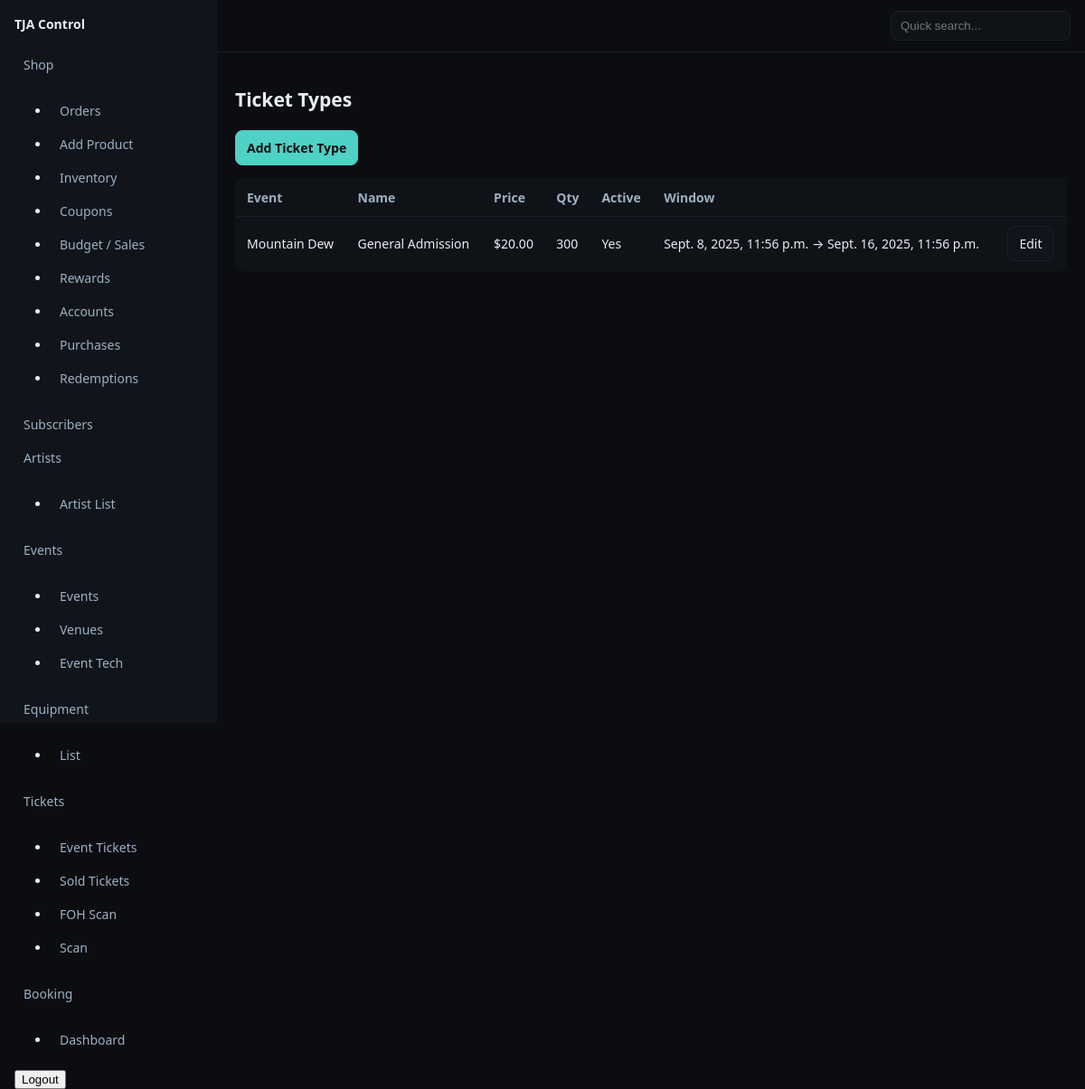
The app's page /control/tickets/ (signed in), older data.
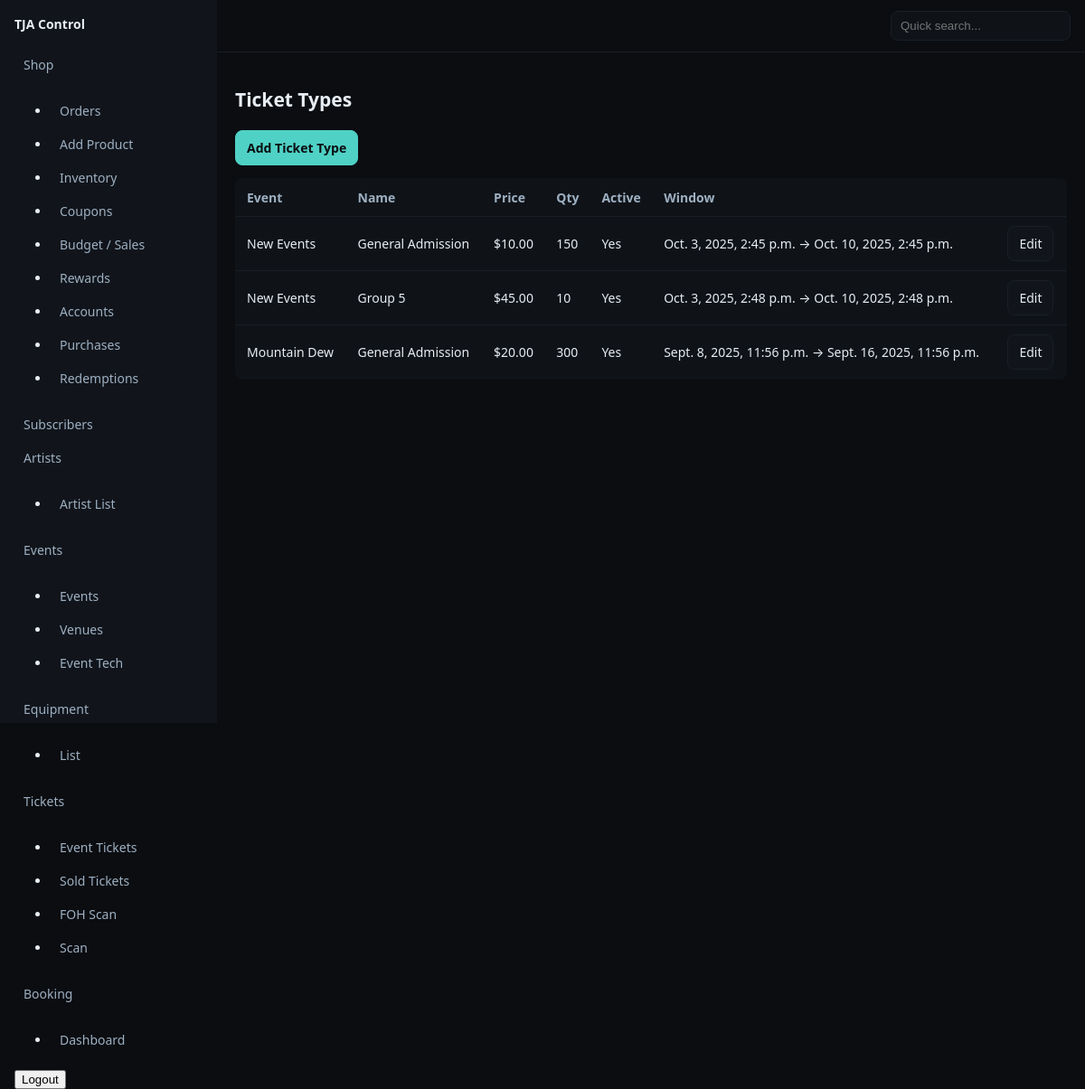
The same page, newer data.
### tickets/models.py (models this page shows, shortened)
class TicketType(models.Model):
    event = models.ForeignKey("events.Event", on_delete=models.CASCADE, related_name="ticket_types")
    name = models.CharField(max_length=120)            # e.g., GA, VIP, Early Bird
    price_cents = models.PositiveIntegerField()
    quantity = models.PositiveIntegerField()           # total available
    sales_start = models.DateTimeField(null=True, blank=True)
    sales_end = models.DateTimeField(null=True, blank=True)
    active = models.BooleanField(default=True)
    max_per_order = models.PositiveIntegerField(null=True, blank=True)  # optional cap per checkout

### events/models.py (models this page shows, shortened)
class Event(models.Model):
    name = models.CharField(max_length=200, blank=True)
    is_tour_stop = models.BooleanField(default=False)
    start = models.DateTimeField()
    end = models.DateTimeField(null=True, blank=True)
    venue = models.ForeignKey(Venue, null=True, blank=True, on_delete=models.SET_NULL)
    afterparty_info = models.TextField(blank=True)
    meet_greet_info = models.TextField(blank=True)
    cover_image = models.ImageField(upload_to="events/cover/", blank=True, null=True,
                                    help_text="Wide hero image for the Events page.")
    flyer       = models.ImageField(upload_to="events/flyer/", blank=True, null=True,
                                    help_text="Portrait flyer used on cards if no cover.")
    published = models.BooleanField(default=False)

### tickets/views.py (the view)
# urls.py: path("", views.tickettypes_list, name="list"),
@is_super
def tickettypes_list(request):
    qs = TicketType.objects.select_related("event").order_by("-event__start", "name")
    return render(request, "tickets/list.html", {"types": qs})

### pages/templatetags/shop_extras.py (called while the page is built)
@register.filter
def money(cents):
    try:
        return f"${(int(cents)/100):.2f}"
    except Exception:
        return "$0.00"

### templates/tickets/list.html (shortened to what this page needs)
{% extends 'controlpanel/dashboard.html' %}
{% load static shop_extras %}
{% block content %}
<h1>Ticket Types</h1>
<p><a class="btn primary" href="{% url 'control:tickets:add' %}">Add Ticket Type</a></p>
<table class="table">
  <thead><tr><th>Event</th><th>Name</th><th>Price</th><th>Qty</th><th>Active</th><th>Window</th><th></th></tr></thead>
  <tbody>
  {% for t in types %}
    <tr>
      <td>{{ t.event.name|default:"(unnamed event)" }}</td>
      <td>{{ t.name }}</td>
      <td>{{ t.price_cents|money }}</td>
      <td>{{ t.quantity }}</td>
      <td>{% if t.active %}Yes{% else %}<span class="muted">No</span>{% endif %}</td>
      <td>{{ t.sales_start }} → {{ t.sales_end }}</td>
      <td><a class="btn" href="{% url 'control:tickets:edit' t.id %}">Edit</a></td>
    </tr>
  {% empty %}
    <tr><td colspan="7" class="muted">No ticket types.</td></tr>
  {% endfor %}
  </tbody>
</table>
{% endblock %}

### templates/controlpanel/dashboard.html (shortened to what this page needs)
<!doctype html>
<html>
  <head>
    {% load static %}
	<link rel="stylesheet" href="{% static 'css/control.css' %}">
  </head>
  <body>
    <div class="cp-shell">
		<aside class="cp-sidebar">
			<div class="cp-brand"><a href="{% url 'control:home' %}">TJA Control</a></div>
			<nav class="cp-nav">
				{% if request.user.is_superuser %}
					<a href="#">Shop</a>
					<ul>
						<li><a href="{% url 'control:shop:orders_list' %}">Orders</a></li>
						<li><a href="{% url 'control:shop:product_add' %}">Add Product</a></li>
						<li><a href="{% url 'control:shop:inventory' %}">Inventory</a></li>
						<li><a href="{% url 'control:shop:coupons' %}">Coupons</a></li>
						<li><a href="{% url 'control:shop:budget' %}">Budget / Sales</a></li>
						<li><a href="{% url 'control:rewards_control:overview' %}">Rewards</a></li>
						<li><a href="{% url 'control:rewards_control:accounts' %}">Accounts</a></li>
						<li><a href="{% url 'control:rewards_control:purchases' %}">Purchases</a></li>
						<li><a href="{% url 'control:rewards_control:redemptions' %}">Redemptions</a></li>
					</ul>
					<a href="{% url 'control:subscribers:list' %}">Subscribers</a>
					<a href="#">Artists</a>
					<ul>
						<li><a href="{% url 'control:pages:artist_list' %}">Artist List</a></li>
					</ul>
				{% endif %}
				<a href="#">Events</a>
				<ul>
					<li><a href="{% url 'control:events:list' %}">Events</a></li>
					<li><a href="{% url 'control:events:venues' %}">Venues</a></li>
					<li><a href="{% url 'control:events:tech_list' %}">Event Tech</a></li>
				</ul>
				<a href="#">Equipment</a>
				<ul>
					<li><a href="{% url 'control:equipment:list' %}">List</a></li>
				</ul>
				<a href="#">Tickets</a>
				<ul>
					{% if request.user.is_superuser %}<li><a href="{% url 'control:tickets:list' %}">Event Tickets</a></li>{% endif %}
					{% if request.user.is_superuser %}<li><a href="{% url 'control:tickets:sales' %}">Sold Tickets</a></li>{% endif %}
					<li><a href="{% url 'control:tickets:scan_foh' %}">FOH Scan</a></li>
					{% if request.user.is_superuser %}<li><a href="{% url 'control:tickets:scan' %}">Scan</a></li>{% endif %}
				</ul>
				<a href="#">Booking</a>
				<ul>
					<li><a href="{% url 'control:bookingstack:dashboard' %}">Dashboard</a></li>
				</ul>
				<form action="{% url 'control:accounts:logout' %}" method="post" style="display:inline">
					<button type="submit">Logout</button>
				</form>
			</nav>
		</aside>
      <main class="cp-main">
			<header class="cp-topbar" style="align-items: center;justify-content: space-between;">
				<form method="get" action="" class="cp-quicksearch">
					<input type="search" name="q" placeholder="Quick search...">
				</form>
			</header>
			<section class="cp-content">
				{% block content %}{% endblock %}
			</section>
      </main>
    </div>
  </body>
</html>

### static/css/control.css (style rules this page uses)
:root { --bg:#0b0d11; --panel:#11151b; --ink:#e7edf3; --muted:#9eb0c2; --accent:#4fd1c5; }
* { box-sizing:border-box }
html,body { height:100% }
body { margin:0;background:var(--bg);color:var(--ink);font:14px/1.5 system-ui,-apple-system,Segoe UI,Roboto }
a { color:var(--ink);text-decoration:none }
.cp-shell { display:grid;grid-template-columns:240px 1fr;min-height:100vh }
.cp-sidebar { background:var(--panel);padding:16px;position:sticky;top:0;height:100vh }
.cp-brand { font-weight:700;margin-bottom:16px }
.cp-nav a { display:block;padding:8px 10px;border-radius:8px;color:var(--muted) }
.cp-main { display:flex;flex-direction:column }
.cp-topbar { display:flex;justify-content:flex-end;padding:12px 16px;border-bottom:1px solid #1a1f27 }
.cp-quicksearch input { background:#0f1318;border:1px solid #1a1f27;color:var(--ink);padding:8px 10px;border-radius:8px }
.cp-content { padding:20px }
.table { width:100%;border-collapse:collapse;background:#0f1318;border:1px solid #1a1f27;border-radius:8px;overflow:hidden }
.table th,.table td { padding:10px 12px;border-bottom:1px solid #1a1f27 }
.table th { text-align:left;color:var(--muted);font-weight:600 }
.btn { display:inline-block;padding:8px 12px;border:1px solid #1a1f27;background:#11151b;color:var(--ink);border-radius:8px }
.btn.primary { background:var(--accent);border-color:var(--accent);color:#0b0d11;font-weight:700 }

Row changes from the older to the newer data that the page shows:
added TicketType: event.name "New Events", name "General Admission", price_cents "$10.00", quantity "150", active "Yes", sales_start "Oct. 3, 2025, 2:45 p.m.", sales_end "Oct. 10, 2025, 2:45 p.m."
added TicketType: event.name "New Events", name "Group 5", price_cents "$45.00", quantity "10", active "Yes", sales_start "Oct. 3, 2025, 2:48 p.m.", sales_end "Oct. 10, 2025, 2:48 p.m."
